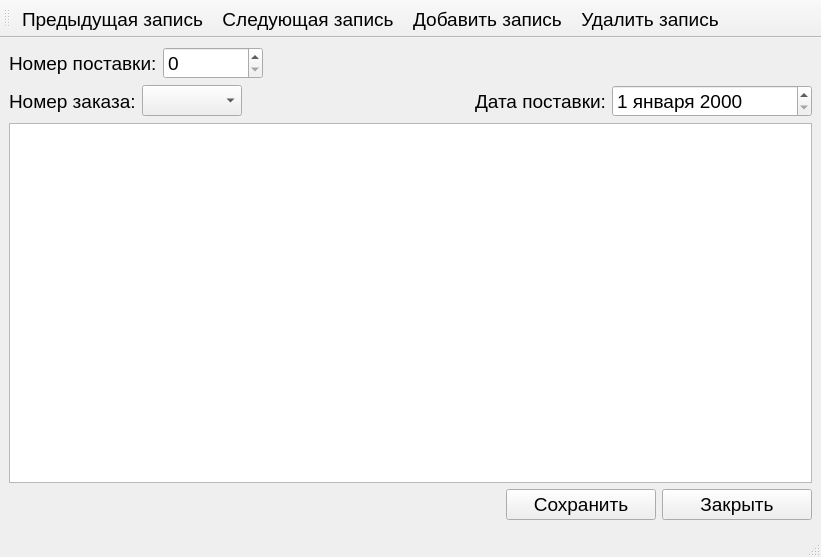
<?xml version="1.0" encoding="UTF-8"?>
<ui version="4.0">
 <class>Information_shipment</class>
 <widget class="QMainWindow" name="Information_shipment">
  <property name="geometry">
   <rect>
    <x>0</x>
    <y>0</y>
    <width>821</width>
    <height>557</height>
   </rect>
  </property>
  <property name="font">
   <font>
    <pointsize>14</pointsize>
   </font>
  </property>
  <property name="windowTitle">
   <string>MainWindow</string>
  </property>
  <property name="locale">
   <locale language="Russian" country="Russia"/>
  </property>
  <widget class="QWidget" name="centralwidget">
   <layout class="QVBoxLayout" name="verticalLayout">
    <item>
     <layout class="QHBoxLayout" name="horizontalLayout">
      <item>
       <widget class="QLabel" name="label_3">
        <property name="maximumSize">
         <size>
          <width>170</width>
          <height>16777215</height>
         </size>
        </property>
        <property name="text">
         <string>Номер поставки:</string>
        </property>
       </widget>
      </item>
      <item>
       <widget class="QSpinBox" name="id_spinBox">
        <property name="minimumSize">
         <size>
          <width>100</width>
          <height>0</height>
         </size>
        </property>
        <property name="maximumSize">
         <size>
          <width>10</width>
          <height>16777215</height>
         </size>
        </property>
        <property name="minimum">
         <number>0</number>
        </property>
        <property name="maximum">
         <number>10000</number>
        </property>
       </widget>
      </item>
      <item>
       <spacer name="horizontalSpacer_2">
        <property name="orientation">
         <enum>Qt::Horizontal</enum>
        </property>
        <property name="sizeHint" stdset="0">
         <size>
          <width>40</width>
          <height>20</height>
         </size>
        </property>
       </spacer>
      </item>
     </layout>
    </item>
    <item>
     <layout class="QHBoxLayout" name="horizontalLayout_2">
      <item>
       <widget class="QLabel" name="label_2">
        <property name="maximumSize">
         <size>
          <width>16777215</width>
          <height>16777215</height>
         </size>
        </property>
        <property name="text">
         <string>Номер заказа:</string>
        </property>
       </widget>
      </item>
      <item>
       <widget class="QComboBox" name="idOrderComboBox">
        <property name="minimumSize">
         <size>
          <width>100</width>
          <height>0</height>
         </size>
        </property>
        <property name="maximumSize">
         <size>
          <width>400</width>
          <height>16777215</height>
         </size>
        </property>
       </widget>
      </item>
      <item>
       <spacer name="horizontalSpacer_3">
        <property name="orientation">
         <enum>Qt::Horizontal</enum>
        </property>
        <property name="sizeHint" stdset="0">
         <size>
          <width>40</width>
          <height>20</height>
         </size>
        </property>
       </spacer>
      </item>
      <item>
       <widget class="QLabel" name="label">
        <property name="maximumSize">
         <size>
          <width>16777215</width>
          <height>16777215</height>
         </size>
        </property>
        <property name="text">
         <string>Дата поставки:</string>
        </property>
       </widget>
      </item>
      <item>
       <widget class="QDateEdit" name="dateEdit">
        <property name="minimumSize">
         <size>
          <width>200</width>
          <height>0</height>
         </size>
        </property>
        <property name="maximumSize">
         <size>
          <width>200</width>
          <height>16777215</height>
         </size>
        </property>
        <property name="displayFormat">
         <string>d MMMM yyyy</string>
        </property>
        <property name="timeSpec">
         <enum>Qt::LocalTime</enum>
        </property>
       </widget>
      </item>
     </layout>
    </item>
    <item>
     <widget class="QTableView" name="tableView">
      <property name="minimumSize">
       <size>
        <width>0</width>
        <height>0</height>
       </size>
      </property>
     </widget>
    </item>
    <item>
     <layout class="QHBoxLayout" name="horizontalLayout_3">
      <item>
       <spacer name="horizontalSpacer">
        <property name="orientation">
         <enum>Qt::Horizontal</enum>
        </property>
        <property name="sizeHint" stdset="0">
         <size>
          <width>365</width>
          <height>20</height>
         </size>
        </property>
       </spacer>
      </item>
      <item>
       <widget class="QPushButton" name="save_pushButton">
        <property name="minimumSize">
         <size>
          <width>150</width>
          <height>0</height>
         </size>
        </property>
        <property name="maximumSize">
         <size>
          <width>150</width>
          <height>16777215</height>
         </size>
        </property>
        <property name="text">
         <string>Сохранить</string>
        </property>
       </widget>
      </item>
      <item>
       <widget class="QPushButton" name="close_pushButton">
        <property name="minimumSize">
         <size>
          <width>150</width>
          <height>0</height>
         </size>
        </property>
        <property name="maximumSize">
         <size>
          <width>150</width>
          <height>16777215</height>
         </size>
        </property>
        <property name="text">
         <string>Закрыть</string>
        </property>
       </widget>
      </item>
     </layout>
    </item>
   </layout>
  </widget>
  <widget class="QMenuBar" name="menubar">
   <property name="geometry">
    <rect>
     <x>0</x>
     <y>0</y>
     <width>821</width>
     <height>28</height>
    </rect>
   </property>
  </widget>
  <widget class="QStatusBar" name="statusbar"/>
  <widget class="QToolBar" name="toolBar">
   <property name="windowTitle">
    <string>toolBar</string>
   </property>
   <attribute name="toolBarArea">
    <enum>TopToolBarArea</enum>
   </attribute>
   <attribute name="toolBarBreak">
    <bool>false</bool>
   </attribute>
   <addaction name="last_shipment"/>
   <addaction name="next_shipment"/>
   <addaction name="add_record"/>
   <addaction name="delete_record"/>
  </widget>
  <action name="next_shipment">
   <property name="icon">
    <iconset resource="resource.qrc">
     <normaloff>:/image/Action_table_img/next_record.png</normaloff>:/image/Action_table_img/next_record.png</iconset>
   </property>
   <property name="text">
    <string>Следующая запись</string>
   </property>
   <property name="menuRole">
    <enum>QAction::NoRole</enum>
   </property>
  </action>
  <action name="last_shipment">
   <property name="icon">
    <iconset resource="resource.qrc">
     <normaloff>:/image/Action_table_img/previous_record.png</normaloff>:/image/Action_table_img/previous_record.png</iconset>
   </property>
   <property name="text">
    <string>Предыдущая запись</string>
   </property>
   <property name="menuRole">
    <enum>QAction::NoRole</enum>
   </property>
  </action>
  <action name="add_record">
   <property name="icon">
    <iconset resource="resource.qrc">
     <normaloff>:/image/Action_table_img/add.png</normaloff>:/image/Action_table_img/add.png</iconset>
   </property>
   <property name="text">
    <string>Добавить запись</string>
   </property>
   <property name="menuRole">
    <enum>QAction::NoRole</enum>
   </property>
  </action>
  <action name="delete_record">
   <property name="icon">
    <iconset resource="resource.qrc">
     <normaloff>:/image/Action_table_img/delete.png</normaloff>:/image/Action_table_img/delete.png</iconset>
   </property>
   <property name="text">
    <string>Удалить запись</string>
   </property>
   <property name="menuRole">
    <enum>QAction::NoRole</enum>
   </property>
  </action>
 </widget>
 <resources>
  <include location="resource.qrc"/>
 </resources>
 <connections/>
</ui>
